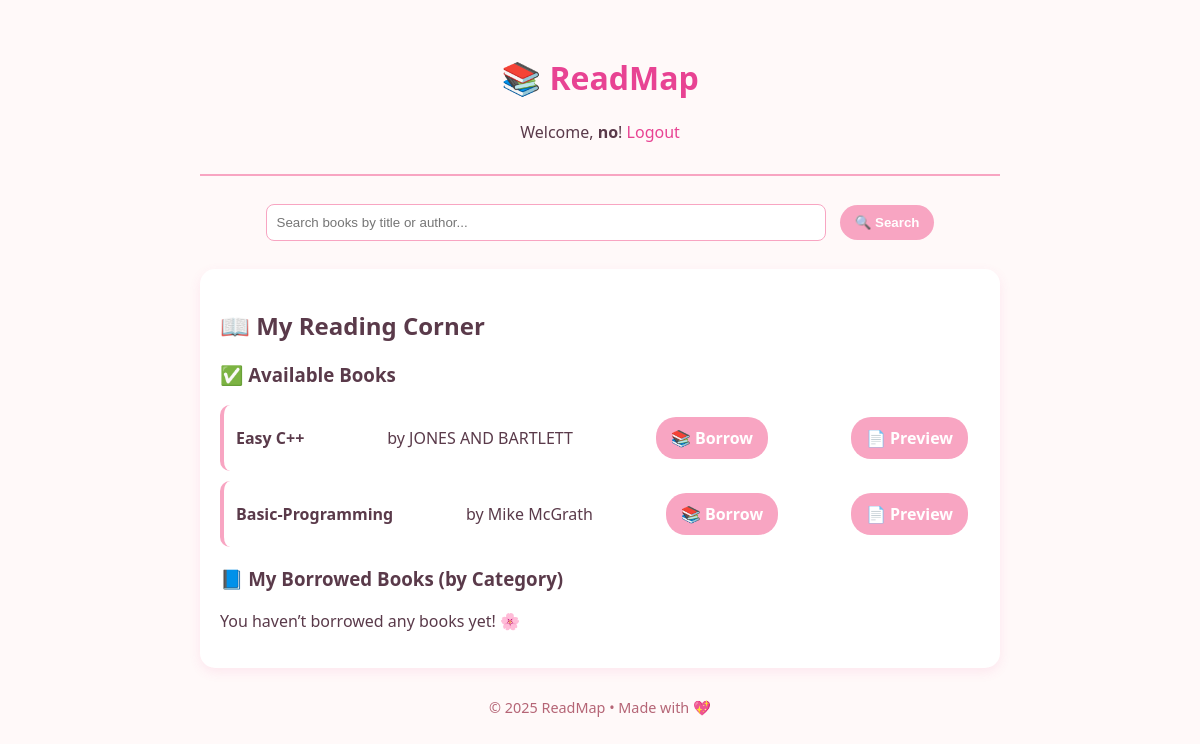
Screenshot of /borrower/ (signed in) with the database file from the repository.
### library/models.py (models this page shows, shortened)
class Book(models.Model):
    CATEGORY_CHOICES = [
        ('fiction', 'Fiction'),
        ('nonfiction', 'Non-Fiction'),
        ('science', 'Science'),
        ('history', 'History'),
        ('biography', 'Biography'),
        ('other', 'Other'),
    ]
    title = models.CharField(max_length=200)
    author = models.CharField(max_length=200)
    category = models.CharField(max_length=20, choices=CATEGORY_CHOICES, default='other')
    available = models.BooleanField(default=True)
    pdf_file = models.FileField(upload_to='books/pdfs/', blank=True, null=True)
    class Meta:
        unique_together = ('title', 'author')  # Prevent duplicates

### library/views.py (the view)
# urls.py: path('borrower/', views.borrower_dashboard, name='borrower'),
def borrower_dashboard(request):
    if not request.user.is_authenticated:
        return redirect('login')
    user = request.user
    borrowed_records = BorrowRecord.objects.filter(user=user, returned=False)
    available_books = Book.objects.filter(available=True)
    borrowed_books = [r.book for r in borrowed_records]
    categories = {}
    for book in borrowed_books:
        cat = book.get_category_display()
        if cat not in categories:
            categories[cat] = []
        categories[cat].append(book)
    return render(request, 'library/borrower.html', {
        'available': available_books,
        'categories': categories,
        'user': user
    })

### library/templates/library/borrower.html
{% extends 'library/base.html' %}
{% block content %}
<div class="card">
    <h2>📖 My Reading Corner</h2>
    <h3>✅ Available Books</h3>
    {% if available %}
        <ul class="book-list">
        {% for book in available %}
            <li>
                <strong>{{ book.title }}</strong> by {{ book.author }}
                <a href="{% url 'borrow_book' book.id %}" class="btn-borrow">📚 Borrow</a>
                {% if book.pdf_file %}
                    <a href="{{ book.pdf_file.url }}" target="_blank" class="btn-review">📄 Preview</a>
                {% endif %}
            </li>
        {% endfor %}
        </ul>
    {% else %}
        <p>No books available right now. 😢</p>
    {% endif %}
    <h3>📘 My Borrowed Books (by Category)</h3>
    {% if categories %}
        {% for category, books in categories.items %}
            <h4>📚 {{ category }}</h4>
            <ul class="book-list">
            {% for book in books %}
                {% with record=book.borrowrecord_set.first %}
                    {% if record and not record.returned %}
                        <li>
                            <strong>{{ book.title }}</strong> by {{ book.author }}
                            <a href="{% url 'return_book' record.id %}" class="btn-return">↩️ Return</a>
                            <a href="{% url 'add_review' book.id %}" class="btn-review">⭐ Rate & Note</a>
                            {% if book.pdf_file %}
                                <a href="{{ book.pdf_file.url }}" target="_blank" class="btn-review">📄 Read PDF</a>
                            {% endif %}
                        </li>
                    {% endif %}
                {% endwith %}
            {% endfor %}
            </ul>
        {% endfor %}
    {% else %}
        <p>You haven’t borrowed any books yet! 🌸</p>
    {% endif %}
</div>
{% endblock %}

### library/templates/library/base.html (shortened to what this page needs)
<!DOCTYPE html>
{% load static %}
<html>
<head>
    <link rel="stylesheet" href="{% static 'library/style.css' %}">
</head>
<body>
    <div class="container">
        <header>
            <h1>📚 ReadMap</h1>
            {% if user.is_authenticated %}
                <p>Welcome, <strong>{{ user.username }}</strong>!
                <a href="{% url 'logout' %}">Logout</a></p>
            {% endif %}
        </header>
        <div class="search-box">
            <form action="{% url 'search_books' %}" method="get">
                <input type="text" name="q" placeholder="Search books by title or author..." value="{{ query }}">
                <button type="submit">🔍 Search</button>
            </form>
        </div>
        {% block content %}{% endblock %}
        <footer>
            <p>© 2025 ReadMap • Made with 💖</p>
        </footer>
    </div>
</body>
</html>

### library/static/library/style.css (style rules this page uses)
body { font-family: 'Segoe UI', sans-serif; background-color: #fff9f9; color: #5a3a4a; margin: 0; padding: 0; }
.container { max-width: 800px; margin: 0 auto; padding: 20px; }
header { text-align: center; padding: 15px 0; border-bottom: 2px solid #f8a5c2; margin-bottom: 20px; }
header h1 { color: #e84393; }
.card { background: white; padding: 20px; border-radius: 15px; box-shadow: 0 4px 12px rgba(232, 67, 147, 0.1); margin-bottom: 20px; }
input, textarea, select, button { width: 100%; padding: 10px; margin: 8px 0; border: 1px solid #f8a5c2; border-radius: 8px; box-sizing: border-box; }
button, .btn-borrow, .btn-return, .btn-review, .btn-remove { background-color: #f8a5c2; color: white; border: none; padding: 10px 15px; border-radius: 20px; cursor: pointer; font-weight: bold; text-decoration: none; display: inline-block; width: auto; }
.book-list { list-style: none; padding: 0; }
.book-list li { background: white; padding: 12px; margin: 10px 0; border-radius: 10px; border-left: 4px solid #f8a5c2; display: flex; justify-content: space-between; align-items: center; }
.search-box { text-align: center; margin-bottom: 20px; }
.search-box input { width: 70%; display: inline-block; }
.search-box button { width: auto; margin-left: 10px; }
footer { text-align: center; margin-top: 30px; color: #b56576; font-size: 0.9em; }
a { color: #e84393; text-decoration: none; }

### rows the page displays
Book: title "Easy C++", author "JONES AND BARTLETT"
Book: title "Basic-Programming", author "Mike McGrath"

### other values shown
{{ user.username }} "no"
